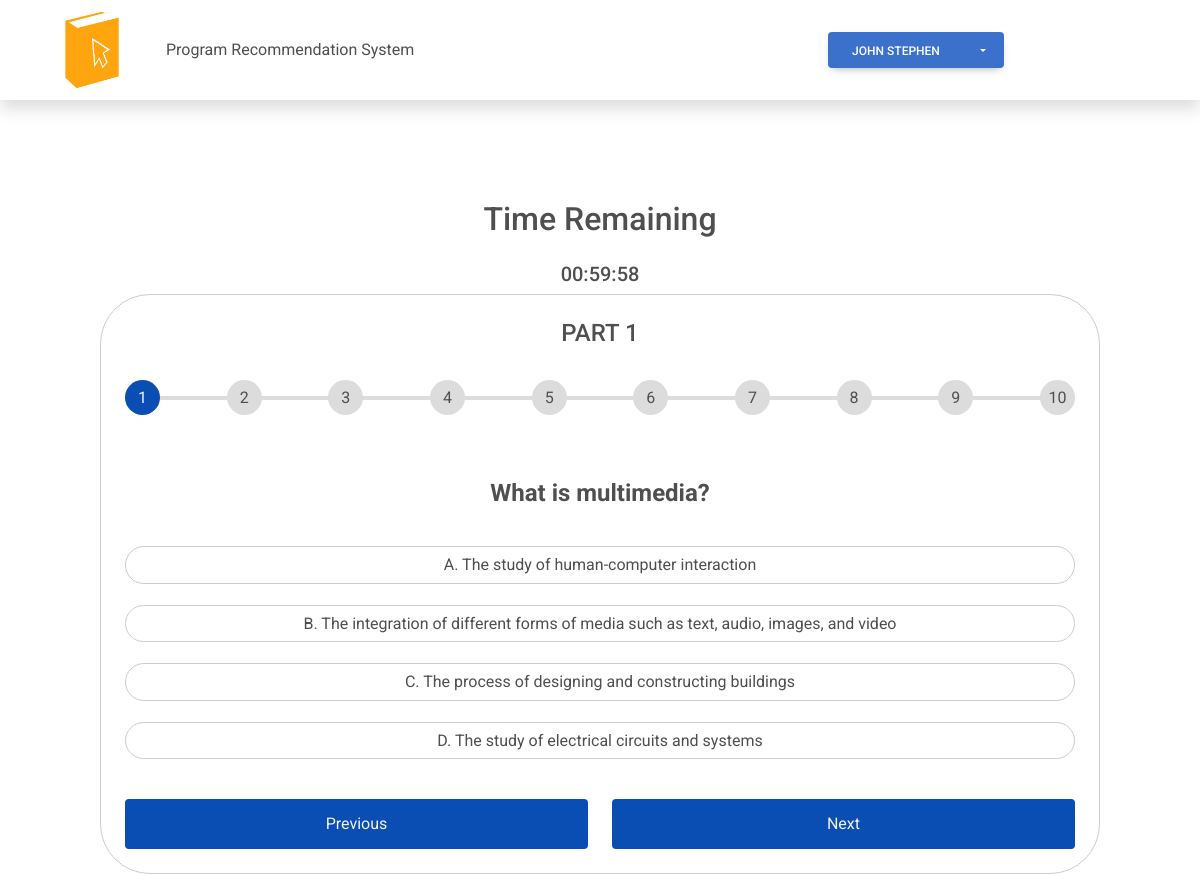
The app's page /components/examination.php (signed in) with its own data.
### tables this page shows
CREATE TABLE `usertable` (
  `id` int(7) NOT NULL,
  `lastName` varchar(150) NOT NULL,
  `firstName` varchar(150) NOT NULL,
  `middleInitial` varchar(3) NOT NULL,
  `email` varchar(255) NOT NULL,
  `phoneNumber` varchar(150) NOT NULL,
  `password` varchar(255) NOT NULL,
  `code` int(1) NOT NULL,
  `code1` int(1) NOT NULL,
  `code2` int(1) NOT NULL,
  `code3` int(1) NOT NULL,
  `code4` int(1) NOT NULL,
  `code5` int(1) NOT NULL,
  `status` text NOT NULL,
  `role` text NOT NULL,
  `otp_time` timestamp(6) NOT NULL DEFAULT current_timestamp(6)
);

CREATE TABLE `examinationtbl` (
  `id` int(7) NOT NULL,
  `uid` varchar(255) NOT NULL,
  `question` varchar(150) NOT NULL,
  `answer` varchar(150) NOT NULL,
  `option1` varchar(150) NOT NULL,
  `option2` varchar(150) NOT NULL,
  `option3` varchar(150) NOT NULL,
  `option4` varchar(150) NOT NULL,
  `questionAddedDT` datetime(6) NOT NULL DEFAULT current_timestamp(6),
  `program` varchar(255) NOT NULL
);

### components/examination.php (the view, shortened to what this page needs)
<?php require_once "controllerUserData.php"; ?>
<?php
$email = $_SESSION['email'];
$password = $_SESSION['password'];
if ($email != false && $password != false) {
  $sql = "SELECT * FROM usertable WHERE email = '$email'";
  $run_Sql = mysqli_query($con, $sql);
  if ($run_Sql) {
    $fetch_info = mysqli_fetch_assoc($run_Sql);
  }
} else {
  header('Location: ../index.php');
}
?>
<!DOCTYPE html>
<html lang="en">
<head>
  <link href="https://cdnjs.cloudflare.com/ajax/libs/font-awesome/6.0.0/css/all.min.css" rel="stylesheet" />
  <link href="https://cdnjs.cloudflare.com/ajax/libs/mdb-ui-kit/6.2.0/mdb.min.css" rel="stylesheet" />
  <link rel="stylesheet" href="https://cdn.jsdelivr.net/npm/bootstrap-icons@1.3.0/font/bootstrap-icons.css" />
  <link rel="stylesheet" href="https://unpkg.com/boxicons@latest/css/boxicons.min.css">
  <link rel="stylesheet" href="../css/style.css">
</head>
<body>
  <nav class="nav fixed-top navbar-light bg-white shadow">
    <div class="container">
      <div class="row justify-content-end align-items-center">
        <div class="col-auto ">
          <a class="navbar-brand" href="home.php"><img src="../img/logo.png" id="navLogo">
          </a>
        </div>
        <div class="col justify-content-start">
          Program Recommendation System
        </div>
        <div class="col text-center">
          <div class="btn-group">
            <button type="button" class="btn btn-primary">
              <?php echo $fetch_info['firstName'] ?>
            </button>
            <button type="button" class="btn btn-primary dropdown-toggle dropdown-toggle-split"
              data-mdb-toggle="dropdown" aria-expanded="false">
            </button>
          </div>
        </div>
      </div>
    </div>
  </nav>
  <div class="container" style="margin-top: 200px;">
    <div class="row align-items-center">
      <div class="col">
        <h2 class="text-center mb-4">Time Remaining</h2>
        <div class="text-center">
          <h5 id="timer">01:00:00</h5>
        </div>
      </div>
    </div>
  </div>
  <?php
  $sql = "SELECT id, question, answer, option1, option2, option3, option4 FROM examinationtbl";
  $result = mysqli_query($con, $sql);
  ?>
  <form action="#" class="form container" method="POST">
    <h4 class="text-center">PART 1</h4>
    <div class="progressbar">
      <div class="progress-step progress-step-active" data-title=""></div>
      <div class="progress-step" data-title=""></div>
      <div class="progress-step" data-title=""></div>
      <div class="progress-step" data-title=""></div>
      <div class="progress-step" data-title=""></div>
      <div class="progress-step" data-title=""></div>
      <div class="progress-step" data-title=""></div>
      <div class="progress-step" data-title=""></div>
      <div class="progress-step" data-title=""></div>
      <div class="progress-step" data-title=""></div>
    </div>
    <?php
    if (mysqli_num_rows($result) > 0) {
      $currentQuestion = 1;
      while ($row = mysqli_fetch_assoc($result)) {
        $questionId = $row['id'];
        $question = $row['question'];
        $option1 = $row['option1'];
        $option2 = $row['option2'];
        $option3 = $row['option3'];
        $option4 = $row['option4'];
        echo '
        <div class="form-step' . ($currentQuestion === 1 ? ' form-step-active' : '') . '">
  <h4 class="fw-bold text-center mt-3">' . $question . '</h4>
  <ul class="answer text-center">
    <li>
      <input type="radio" id="' . $questionId . '_choiceA" name="question_' . $questionId . '" data-value= "' . $option1 . '" value="A" />
      <label for="' . $questionId . '_choiceA">' . $option1 . '</label>
    </li>
    <li>
      <input type="radio" id="' . $questionId . '_choiceB" name="question_' . $questionId . '" data-value= "' . $option2 . '" value="B" />
      <label for="' . $questionId . '_choiceB">' . $option2 . '</label>
    </li>
    <li>
      <input type="radio" id="' . $questionId . '_choiceC" name="question_' . $questionId . '" data-value= "' . $option3 . '" value="C" />
      <label for="' . $questionId . '_choiceC">' . $option3 . '</label>
    </li>
    <li>
      <input type="radio" id="' . $questionId . '_choiceD" name="question_' . $questionId . '" data-value= "' . $option4 . '" value="D" />
      <label for="' . $questionId . '_choiceD">' . $option4 . '</label>
    </li>
  </ul>
  <div class="btns-group">
    <a href="#" class="btn-body btn-prev' . ($currentQuestion === 1 ? ' disabled' : '') . '">Previous</a>
    <a href="#" class="btn-body btn-next justify-content-end">Next</a>
  </div>
</div>
        ';
        $currentQuestion++;
      }
    }
    ?>
  </form>
</body>
</html>

### css/style.css (style rules this page uses)
body { background-color: #FFFFFF; }
#navLogo { width: 100px; height: 100px; }

### components/examination.php (style rules this page uses)
:root { --primary-color: rgb(11, 78, 179); }
*, *::before, *::after { box-sizing: border-box; }
label { display: block; margin-bottom: 0.5rem; }
input { display: block; width: 100%; padding: 0.75rem; border: 1px solid #ccc; border-radius: 0.25rem; }
.text-center { text-align: center; }
.progressbar { position: relative; display: flex; justify-content: space-between; counter-reset: step; margin: 2rem 0 4rem; }
.progressbar::before, .progress { content: ""; position: absolute; top: 50%; transform: translateY(-50%); height: 4px; width: 100%; background-color: #dcdcdc; z-index: -1; }
.progress-step { width: 2.1875rem; height: 2.1875rem; background-color: #dcdcdc; border-radius: 50%; display: flex; justify-content: center; align-items: center; }
.progress-step::before { counter-increment: step; content: counter(step); }
.progress-step::after { content: attr(data-title); position: absolute; top: calc(100% + 0.5rem); font-size: 0.85rem; color: #666; }
.progress-step-active { background-color: var(--primary-color); color: #f3f3f3; }
.form { width: clamp(1000px, 30%, 430px); margin: 0 auto; border: 1px solid #ccc; border-radius: 50px; padding: 1.5rem; }
.form-step { display: none; transform-origin: top; animation: animate 0.5s; }
.form-step-active { display: block; }
.btns-group { margin-top: 20px; display: grid; grid-template-columns: repeat(2, 1fr); gap: 1.5rem; }
.btn-body { margin-top: 20px; padding: 0.75rem; display: block; text-decoration: none; background-color: var(--primary-color); color: #f3f3f3; text-align: center; border-radius: 0.25rem; cursor: pointer; transition: 0.3s; }
.answer { list-style-type: none; margin: 25px 0 0 0; padding: 0; }
.answer input[type="radio"] { opacity: 0.01; z-index: 100; }
.answer label { padding: 5px; border: 1px solid #CCC; cursor: pointer; z-index: 90; border-radius: 20px; }

### records on screen
usertable: firstName "JOHN STEPHEN"
examinationtbl: question "What is multimedia?", option1 "A. The study of human-computer interaction", option2 "B. The integration of different forms of media such as text, audio, images, and video", option3 "C. The process of designing and constructing buildings", option4 "D. The study of electrical circuits and systems"
